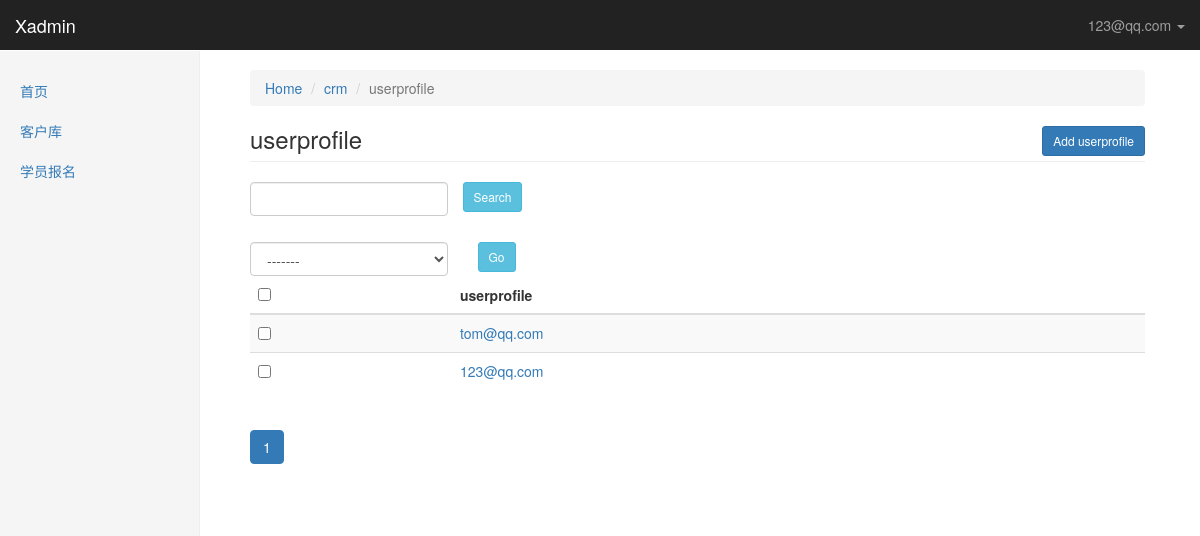
The app's page /xadmin/crm/userprofile/ (signed in) with its own data.
### crm/models.py (models this page shows, shortened)
class UserProfile(AbstractBaseUser, PermissionsMixin):
    """
        自定制创建用户
            python manage createsuperuser
            request.user = userprofile
    """
    email = models.EmailField(
        verbose_name='email address',
        max_length=255,
        unique=True,
    )
    name = models.CharField(max_length=64, verbose_name="姓名")
    is_active = models.BooleanField(default=True)
    is_staff = models.BooleanField(default=True)
    role = models.ManyToManyField("Role", blank=True, null=True)
    objects = UserProfileManager()  # 用户认证
    USERNAME_FIELD = 'email'  # 用email字段当作用户名
    REQUIRED_FIELDS = ['name']
    def __str__(self):  # __unicode__ on Python 2
        return self.email
    class Meta:  # 自定义权限条目 对应auth_permission表
        permissions = (
            ('crm_table_list', '可以查看xadmin每张表里所有的数据'),
            ('crm_table_list_view', '可以访问xadmin表里每条数据的修改页'),
            ('crm_table_list_change', '可以对xadmin表里的每条数据进行修改'),
            ('crm_table_obj_add_view', '可以访问xadmin每张表的数据增加页'),
            ('crm_table_obj_add', '可以对xadmin每张表进行数据添加'),
        )

class Menus(models.Model):
    name = models.CharField(max_length=64)
    url_type_choices = ((0, 'absolute'), (1, 'dynamic'))
    url_type = models.SmallIntegerField(choices=url_type_choices, default=0)
    url_name = models.CharField(max_length=128)
    class Meta:
        unique_together = ('name', 'url_name')

### xadmin/views.py (the view, shortened to what this page needs)
# urls.py: url(r'^(\w+)/(\w+)/$', views.table_obj_list, name='table_obj_list'),
@login_required
def table_obj_list(request, app_name, model_name):
    admin_class = site.enabled_admins[app_name][model_name]
    querysets = admin_class.model.objects.all().order_by('-id')  # 递减 方便查看添加的数据
    querysets, filter_conditions = get_filter_result(request, querysets)
    admin_class.filter_conditions = filter_conditions  # 保留过滤条件
    querysets = get_searched_result(request, querysets, admin_class)
    admin_class.search_key = request.GET.get('_q', '')
    querysets, sorted_column = get_orderby_result(request, querysets, admin_class)
    paginator = Paginator(querysets, admin_class.list_per_page)  # 每页几条数据 返回<Paginator obj>
    page = request.GET.get('_page')
    try:
        querysets = paginator.page(page)  # page obj
    except PageNotAnInteger:
        querysets = paginator.page(1)
    except EmptyPage:
        querysets = paginator.page(paginator.num_pages)
    return render(request, 'xadmin/table_obj_list.html', locals())

### xadmin/templatetags/xadmin_tags.py (called while the page is built)
@register.simple_tag
def build_table_row(obj, admin_class):
    ele = ''
    if admin_class.list_display:
        for index, column in enumerate(admin_class.list_display):
            field_obj = admin_class.model._meta.get_field(column)   # 拿到字段对象
            if field_obj.choices:   # 判断字段是否是choices类型
                column_data = getattr(obj, 'get_%s_display' % column)()  # 获取choices别名 , get_field_display
            else:
                column_data = getattr(obj, column)
            td_ele = '<td>%s</td>' % column_data
            if index == 0:
                td_ele = '<td><a href="%s/change/">%s</a></td>' % (obj.id, column_data)
            ele += td_ele
    else:   # 未注册admin
        td_ele = '<td><a href=%s/change/>%s</a></td>' % (obj.id, obj)   # 默认返回obj的__str__
        ele += td_ele
    return mark_safe(ele)

@register.simple_tag
def get_model_name(admin_class):
    return admin_class.model._meta.model_name

@register.simple_tag
def render_paginator(querysets, admin_class, sorted_column):
    ele = '<ul class="pagination">'
    for i in querysets.paginator.page_range:  # 轮循每一页
        if abs(querysets.number - i) < 3:  # 显示前后2页（当前页和每页比较）
            active = ''
            if querysets.number == i:  # current page
                active = 'active'
            filter_ele = render_filter_args(admin_class)
            sorted_ele = ''
            if sorted_column:
                sorted_ele += '&_o=%s' % list(sorted_column.values())[0]
            p_ele = '<li class="%s"><a href="?_page=%s%s%s">%s</a></li>' % (active, i, filter_ele, sorted_ele, i)
            ele += p_ele
    ele += '</ul>'
    return mark_safe(ele)

@register.simple_tag
def render_filter_args(admin_class, render_html=True):
    if admin_class.filter_conditions:
        ele = ''
        for k, v in admin_class.filter_conditions.items():
            ele += '&%s=%s' % (k, v)
        if render_html:
            return mark_safe(ele)
        else:
            return ele
    else:
        return ''

### xadmin/views.py (called while the page is built)
def get_filter_result(request, querysets):
    filter_conditions = {}
    for k, v in request.GET.items():
        if k in ('_page', '_o', '_q'):
            continue
        if v:
            filter_conditions[k] = v
    return querysets.filter(**filter_conditions), filter_conditions

### xadmin/templates/xadmin/table_obj_list.html (shortened to what this page needs)
{% extends 'xadmin/index.html' %}
{% load xadmin_tags %}
{% block right-content %}
    <ol class="breadcrumb">
        <li><a href="/xadmin">Home</a></li>
        <li><a href="/xadmin/{{ app_name }}">{{ app_name }}</a></li>
        <li class="active">{{ model_name }}</li>
    </ol>
    <div class="col-lg-offset-0">
        <h3 class="page-header">{{ model_name }}
            <a class="btn btn-primary btn-sm pull-right" href="/xadmin/{{ app_name }}/{{ model_name }}/add">
                Add {{ model_name }}
            </a>
        </h3>
    </div>
    <div style="margin-left: -15px">
    <div>
        <form class="form-group">
            <div class="col-lg-3">
                <input class="form-control" type="text"
                       placeholder="{% for s in admin_class.search_fields %}{{ s }},{% endfor %}" name="_q"
                       value="{{ admin_class.search_key }}">
            </div>
            <input type="submit" class="btn btn-info btn-sm" value="Search">
        </form>
    </div>
    <div>
    <form class="form-group" onsubmit="return ActionCheck(this)" method="post">{% csrf_token %}
        <div class="col-lg-3">
            <select class="form-control" name="action">
                <option value="">-------</option>
            </select>
        </div>
        <div class="col-lg-2">
            <input class="btn btn-info btn-sm" type="submit" value="Go">
        </div>
    </form>
    </div>
    </div>
    <table class="table table-striped">
        <thead>
        <tr>
            {% if admin_class.list_display %}
                <th><input type="checkbox" onclick="SelectAllObjs(this)"></th>
                {% for column in admin_class.list_display %}
                    <th>
                        <a href="?_o=
                                {% get_sorted_column column sorted_column forloop.counter0 %}{% render_filter_args admin_class %}">
                            {{ column }}
                            {% render_sorted_arrow column sorted_column %}
                        </a>
                    </th>
                {% endfor %}
            {% else %}
                <th><input type="checkbox" onclick="SelectAllObjs(this)"></th>
                <th>{% get_model_name admin_class %}</th>
            {% endif %}
        </tr>
        </thead>
        <tbody>
        {% for obj in querysets %}
            <tr>
                <td><input row-select="true" type="checkbox" value="{{ obj.id }}"></td>
                {% build_table_row obj admin_class %}
            </tr>
        {% endfor %}
        </tbody>
    </table>
    {% render_paginator querysets admin_class sorted_column %}
{% endblock %}

### xadmin/templates/xadmin/index.html (shortened to what this page needs)
{% extends 'xadmin/base.html' %}
{% block body %}
    <nav class="navbar navbar-inverse navbar-fixed-top">
        <div class="container-fluid">
            <div class="navbar-header">
                <a class="navbar-brand" href="#">Xadmin</a>
            </div>
            <div id="navbar" class="navbar-collapse collapse">
                <ul class="nav navbar-nav navbar-right">
                    <li class="dropdown ">
                        <a href="#" class="dropdown-toggle" data-toggle="dropdown" role="button">{{ request.user }}
                            <span class="caret"></span></a>
                    </li>
                </ul>
            </div>
        </div>
    </nav>
    <div class="container-fluid">
            <div class="col-sm-3 col-md-2 sidebar">
                <ul class="nav nav-sidebar">
                    {% for role in  request.user.role.all %}
                        {% for menu in role.menus.all %}
                            {% if request.path == menu.url_name %}
                                <li class="active">
                                    <a href="{% if menu.url_type == 0 %}{{ menu.url_name }}{% else %}{% url menu.url_name %}{% endif %}">{{ menu.name }}</a>
                                </li>
                            {% else %}
                                <li>
                                    <a href="{% if menu.url_type == 0 %}{{ menu.url_name }}{% else %}{% url menu.url_name %}{% endif %}">{{ menu.name }}</a>
                                </li>
                            {% endif %}
                        {% endfor %}
                    {% endfor %}
                </ul>
            </div>
            <div class="col-sm-9 col-sm-offset-3 col-md-10 col-md-offset-2 main">
                {% block right-content %}{% endblock %}
            </div>
    </div>
{% endblock %}

### static/css/dashboard.css (style rules this page uses)
body { padding-top: 50px; }
.navbar-fixed-top { border: 0; }
.sidebar { display: none; }
@media (min-width: 768px) { .sidebar { position: fixed; top: 51px; bottom: 0; left: 0; z-index: 1000; display: block; padding: 20px; overflow-x: hidden; overflow-y: auto; background-color: #f5f5f5; border-right: 1px solid #eee; } }
.nav-sidebar { margin-right: -21px; margin-bottom: 20px; margin-left: -20px; }
.nav-sidebar > li > a { padding-right: 20px; padding-left: 20px; }
.main { padding: 20px; }
@media (min-width: 768px) { .main { padding-right: 40px; padding-left: 40px; } }
.main .page-header { margin-top: 0; }

### records on screen
UserProfile: user "123@qq.com", id+email "123@qq.com"
Menus: name "首页"
Menus: name "客户库"
Menus: name "学员报名"
UserProfile: id+email "tom@qq.com"

### other values on screen
{{ app_name }} "crm"
{{ model_name }} "userprofile"
